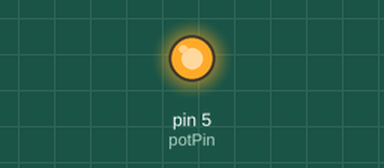
Simulated run of this sketch. Board: Arduino Uno, built with avr-gcc and run on an emulated ATmega328P. Shown: output pins drawn as LEDs (lit = HIGH).

Above: at 0.1 s.
Timing chart, 0 to 1.6 s (numbered marks = the images above):
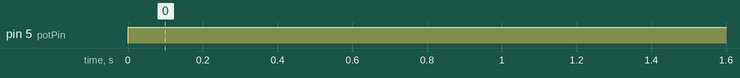

The sketch:

pot.ino
```cpp
const int potPin = 5;
void setup() {
  // put your setup code here, to run once:
  pinMode(potPin, OUTPUT);
}

void loop() {
  // put your main code here, to run repeatedly:
  digitalWrite(potPin, HIGH);

}
```

Measured:
- by itself, pin 5 (potPin): LOW → HIGH at 0.00 s
